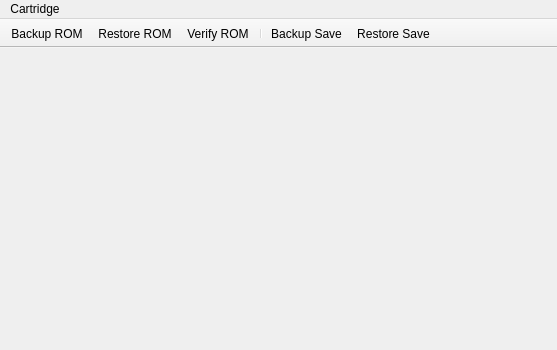
<?xml version="1.0" encoding="UTF-8"?>
<ui version="4.0">
 <class>MainWindow</class>
 <widget class="QMainWindow" name="MainWindow">
  <property name="geometry">
   <rect>
    <x>0</x>
    <y>0</y>
    <width>557</width>
    <height>350</height>
   </rect>
  </property>
  <property name="minimumSize">
   <size>
    <width>557</width>
    <height>350</height>
   </size>
  </property>
  <property name="maximumSize">
   <size>
    <width>16777215</width>
    <height>16777215</height>
   </size>
  </property>
  <property name="windowTitle">
   <string>NeoLinkMasta</string>
  </property>
  <widget class="QSplitter" name="mainSplitter">
   <property name="lineWidth">
    <number>0</number>
   </property>
   <property name="orientation">
    <enum>Qt::Horizontal</enum>
   </property>
   <property name="opaqueResize">
    <bool>true</bool>
   </property>
   <property name="handleWidth">
    <number>1</number>
   </property>
   <property name="childrenCollapsible">
    <bool>false</bool>
   </property>
   <widget class="QListWidget" name="deviceListWidget">
    <property name="minimumSize">
     <size>
      <width>150</width>
      <height>0</height>
     </size>
    </property>
    <property name="maximumSize">
     <size>
      <width>300</width>
      <height>16777215</height>
     </size>
    </property>
    <property name="focusPolicy">
     <enum>Qt::ClickFocus</enum>
    </property>
    <property name="frameShape">
     <enum>QFrame::NoFrame</enum>
    </property>
    <property name="frameShadow">
     <enum>QFrame::Plain</enum>
    </property>
    <property name="lineWidth">
     <number>0</number>
    </property>
   </widget>
   <widget class="QScrollArea" name="deviceInfoScrollArea">
    <property name="minimumSize">
     <size>
      <width>400</width>
      <height>0</height>
     </size>
    </property>
    <property name="frameShape">
     <enum>QFrame::NoFrame</enum>
    </property>
    <property name="frameShadow">
     <enum>QFrame::Plain</enum>
    </property>
    <property name="lineWidth">
     <number>0</number>
    </property>
    <property name="widgetResizable">
     <bool>true</bool>
    </property>
    <widget class="QWidget" name="scrollAreaWidgetContents">
     <property name="geometry">
      <rect>
       <x>0</x>
       <y>0</y>
       <width>400</width>
       <height>304</height>
      </rect>
     </property>
    </widget>
   </widget>
  </widget>
  <widget class="QMenuBar" name="mainMenuBar">
   <property name="geometry">
    <rect>
     <x>0</x>
     <y>0</y>
     <width>557</width>
     <height>22</height>
    </rect>
   </property>
   <widget class="QMenu" name="menuCartridge">
    <property name="title">
     <string>Cartridge</string>
    </property>
    <addaction name="actionBackupROM"/>
    <addaction name="actionRestoreROM"/>
    <addaction name="actionVerifyROM"/>
    <addaction name="separator"/>
    <addaction name="actionBackupSave"/>
    <addaction name="actionRestoreSave"/>
   </widget>
   <addaction name="menuCartridge"/>
  </widget>
  <widget class="QToolBar" name="mainToolBar">
   <property name="movable">
    <bool>false</bool>
   </property>
   <property name="allowedAreas">
    <set>Qt::TopToolBarArea</set>
   </property>
   <property name="floatable">
    <bool>false</bool>
   </property>
   <attribute name="toolBarArea">
    <enum>TopToolBarArea</enum>
   </attribute>
   <attribute name="toolBarBreak">
    <bool>false</bool>
   </attribute>
   <addaction name="actionBackupROM"/>
   <addaction name="actionRestoreROM"/>
   <addaction name="actionVerifyROM"/>
   <addaction name="separator"/>
   <addaction name="actionBackupSave"/>
   <addaction name="actionRestoreSave"/>
  </widget>
  <action name="actionHi">
   <property name="text">
    <string>Hi</string>
   </property>
  </action>
  <action name="actionBackupROM">
   <property name="text">
    <string>Backup ROM</string>
   </property>
   <property name="toolTip">
    <string>Back up game data from selected slot on selected cartridge to a file on your computer.</string>
   </property>
  </action>
  <action name="actionRestoreROM">
   <property name="text">
    <string>Restore ROM</string>
   </property>
   <property name="toolTip">
    <string>Write a compatible ROM file from your computer to the selected slot on the selected cartridge.</string>
   </property>
  </action>
  <action name="actionVerifyROM">
   <property name="text">
    <string>Verify ROM</string>
   </property>
   <property name="toolTip">
    <string>Compare game data from the selected slot on the selected cartridge to game data from a file on your computer.</string>
   </property>
  </action>
  <action name="actionBackupSave">
   <property name="text">
    <string>Backup Save</string>
   </property>
   <property name="toolTip">
    <string>Back up the save game data from the selected slot on the selected cartridge to a file on your computer.</string>
   </property>
  </action>
  <action name="actionRestoreSave">
   <property name="text">
    <string>Restore Save</string>
   </property>
   <property name="toolTip">
    <string>Restores game save data from a file on your computer to the selected slot on the selected cartridge.</string>
   </property>
  </action>
 </widget>
 <layoutdefault spacing="6" margin="11"/>
 <resources/>
 <connections/>
</ui>
